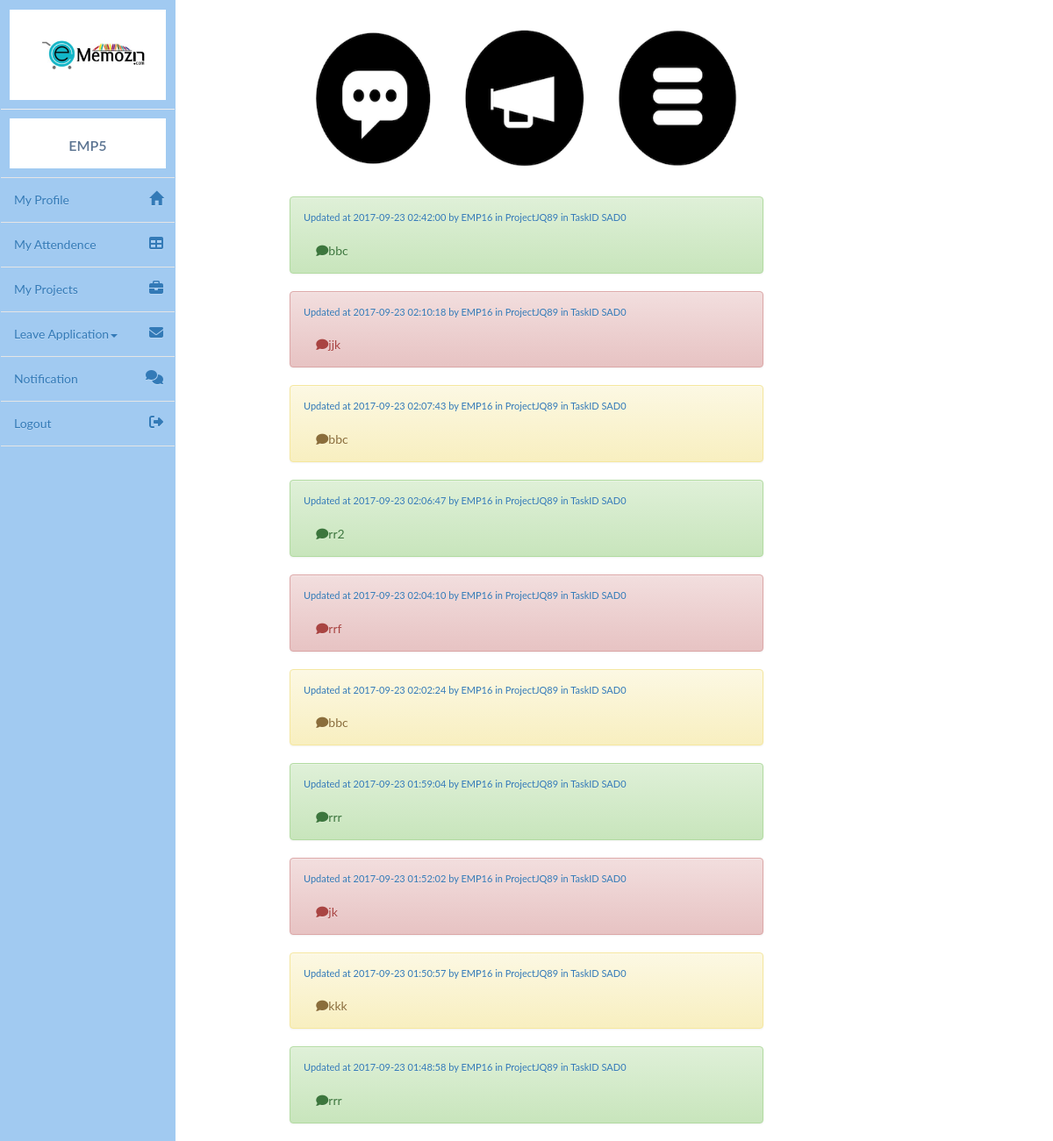
Screenshot of /scripts/notification.php (signed in) with the database file from the repository.
### tables this page shows
CREATE TABLE `remark_history` (
  `pid` varchar(50) NOT NULL,
  `taskid` varchar(50) NOT NULL,
  `remark` text NOT NULL,
  `date` date NOT NULL,
  `time` time NOT NULL,
  `remark_by` varchar(100) NOT NULL
);

### scripts/notification.php (the view, shortened to what this page needs)
<?php
include_once 'sidebar.php';
include_once 'sqlconnect.php';
include 'head_info.php';
$a=count($_SESSION['pid']);
$st="";
$p=$_SESSION['pid'];
$t=$_SESSION['tid'];
for($i=0;$i<$a;$i++)
{
	$st.="(pid='".$p[$i]."' and taskid ='".$t[$i]."') or";
}
$st=substr($st,0,-3);
$query="select pid,taskid,remark,date,time,remark_by from remark_history where (".$st.") and remark_by!='".$_SESSION['uid']."' ORDER BY date DESC, time DESC LIMIT 10" ;
echo '<div class="container"><div class="col-md-6 col-md-offset-3"> <img class="image-responsive" src="images/notig.png" width=100% height=28%/></div> <div class="col-md-6 col-md-offset-3">';
$color=0;
$code="success";
if($query_run=mysqli_query($c,$query))
		{
			while($result=mysqli_fetch_assoc($query_run))
			{
				$pid=$result['pid'];
				$taskid=$result['taskid'];
				$remark=$result['remark'];
				$date=$result['date'];
				$time=$result['time'];
				$by=$result['remark_by'];
				echo   '<div class="alert alert-'.$code.'">
                           <p class="text-success" style="font-size:11px;">
                                    <a href="myprojects?pid='.$pid.'&tid='.$taskid.'">     Updated at '.$date.' '.$time.' by '.$by.' in Project'.$pid.'  in TaskID '.$taskid.'</a></p> <br>&nbsp; &nbsp;
                           <i class="fa fa-comment" aria-hidden="true"></i>'.$remark.'
                       </div>';
                          $color=$color+1;
                  if($color==0)
                    $code="info";
                  else if($color==1)
                        $code="danger";
                  else if($color==2)
                        $code="warning";
                  else{
                       $code="success";
                       $color=0;
                  }
			}
   echo "</div></div>";
		}
else
	echo mysqli_error($c);
?>

### scripts/sidebar.php (shortened to what this page needs)
<nav class="navbar navbar-primary sidebar" id="navvbbar" role="navigation" style="background-color:#A1CAF1;z-index:100000;">
    <div class="container-fluid" style="color:#000000;background-color:#A1CAF1;">
		<div class="collapse navbar-collapse" id="bs-sidebar-navbar-collapse-1">
                         <div class="company_logo">
               <center>
                        <img src="images/memozin.jpg" class="img-responsive">
               </center>
         </div>
                <div class="user_info">
				<div class="profile-usertitle">
					<div class="profile-usertitle-name">
						<?php echo $_SESSION['uid']; ?>
					</div>
                </div>
        </div>
			<ul class="nav navbar-nav">
			<li class="active"><a href="user_profile">My Profile<span style="font-size:16px;" class="pull-right hidden-xs showopacity glyphicon glyphicon-home"></span></a></li>
			<?php
			   if($_SESSION['uid']=='sadmin' || $_SESSION['uid']=='admin'){
			  echo '
				<li class="active"><a href="adminpanel">Home<span style="font-size:16px;" class="pull-right hidden-xs showopacity glyphicon glyphicon-home"></span></a></li>
				<li ><a href="empdetail">Employee Detail<span style="font-size:16px;" class="pull-right hidden-xs showopacity glyphicon glyphicon-user"></span></a></li>
				<li ><a href="salarydetails">Salary Detail<span style="font-size:16px;" class="pull-right hidden-xs showopacity glyphicon glyphicon-envelope"></span></a></li>
				  <li class="active"><a href="my_attendence">My Attendence<span style="font-size:16px;" class="pull-right hidden-xs showopacity fa fa-table"></span></a></li>
			    <li><a href="myprojects">My Projects<span style="font-size:16px;" class="pull-right hidden-xs showopacity fa fa-briefcase"></span></a></li>
				<li class="active"><a href="EmpAssmt">Employee Assessment<span style="font-size:16px;" class="pull-right hidden-xs showopacity fa fa-user"></span></a></li>
			    <li class="dropdown">
			    <a href="#" class="dropdown-toggle" data-toggle="dropdown">Leave Application<span class="caret"></span><span style="font-size:16px;" class="pull-right hidden-xs showopacity fa fa-envelope"></span></a>
               <ul class="dropdown-menu forAnimate" role="menu">
            <li class="divider"></li>
            <li><a href="LeaveApp">Apply</a></li>
            <li class="divider"></li>
            <li><a href="LeaveStatusSADM">Status</a></li>
			<li class="divider"></li>
            <li><a href="unplannedsadmin">UNPLANNED LEAVE</a></li>
            <li class="divider"></li>
            <li><a href="LeaveNotify">Leave Notification</a></li>
          </ul>
          </li>';
               }
               else {
               	echo '
			    <li class="active"><a href="my_attendence">My Attendence<span style="font-size:16px;" class="pull-right hidden-xs showopacity fa fa-table"></span></a></li>
			    <li><a href="myprojects">My Projects<span style="font-size:16px;" class="pull-right hidden-xs showopacity fa fa-briefcase"></span></a></li>
			    <li class="dropdown">
			    <a href="#" class="dropdown-toggle" data-toggle="dropdown">Leave Application<span class="caret"></span><span style="font-size:16px;" class="pull-right hidden-xs showopacity fa fa-envelope"></span></a>
               <ul class="dropdown-menu forAnimate" role="menu">
            <li class="divider"></li>
            <li><a href="LeaveApp">Apply</a></li>
            <li class="divider"></li>
            <li><a href="LeaveStatus">Status</a></li>
            <li class="divider"></li>
            <li><a href="LeaveNotify">Leave Notification</a></li>
          </ul>
          </li>
                  '
                   ;
               }
echo '<li><a href="#myModal1" class="zz2" data-toggle="modal">Notification<span style="font-size:16px;" class="pull-right hidden-xs showopacity"> <i class="fa fa-comments zzz" aria-hidden="true"></i>
                                     </span></a></li>';
		       ?>
				<li><a href="logout">Logout<span style="font-size:16px;" class="pull-right hidden-xs showopacity"> <i class="fa fa-sign-out" aria-hidden="true"></i>
                                     </span></a></li>
			</ul>
		</div>
	</div>
</nav>

### scripts/head_info.php (shortened to what this page needs)
 <link rel="stylesheet" href="//code.jquery.com/ui/1.12.1/themes/base/jquery-ui.css">
  <link rel="stylesheet" href="/resources/demos/style.css">
<link rel="stylesheet" href="https://maxcdn.bootstrapcdn.com/bootstrap/3.3.7/css/bootstrap.min.css">
<link rel="stylesheet" href="https://maxcdn.bootstrapcdn.com/bootstrap/3.3.7/css/bootstrap-theme.min.css">

### scripts/sidebar.php (style rules this page uses)
nav.sidebar, .main { -webkit-transition: margin 200ms ease-out; -moz-transition: margin 200ms ease-out; -o-transition: margin 200ms ease-out; transition: margin 200ms ease-out; }
@media (min-width: 765px) { nav.sidebar a { padding-right: 13px; } }
@media (min-width: 765px) { nav.sidebar .navbar-nav > li:first-child { border-top: 1px #e5e5e5 solid; } }
@media (min-width: 765px) { nav.sidebar .navbar-nav > li { border-bottom: 1px #e5e5e5 solid; } }
@media (min-width: 765px) { nav.sidebar .navbar-collapse, nav.sidebar .container-fluid { padding: 0 0px 0 0px; } }
@media (min-width: 765px) { nav.sidebar { width: 200px; height: 100%; margin-left: -160px; float: left; margin-bottom: 0px; } }
@media (min-width: 765px) { nav.sidebar li { width: 100%; } }
@media (min-width: 765px) { #navvbbar { position:absolute; } }
.profile-usertitle { text-align: center; margin-top: 20px; }
.profile-usertitle-name { color: #5a7391; font-size: 16px; font-weight: 600; margin-bottom: 7px; }
.company_logo { padding:20px 20px 20px 33px; border-style: solid; background-color:#FFFFFF; border-width:10px; border-color:#A1CAF1; }
.user_info { border-style: solid; background-color:#FFFFFF; border-width:10px; border-color:#A1CAF1; }

### scripts/head_info.php (style rules this page uses)
nav.sidebar.navbar { border-radius: 0px; }
nav.sidebar, .main { -webkit-transition: margin 200ms ease-out; -moz-transition: margin 200ms ease-out; -o-transition: margin 200ms ease-out; transition: margin 200ms ease-out; }
@media (min-width: 768px) { nav.sidebar a { padding-right: 13px; } }
@media (min-width: 768px) { nav.sidebar .navbar-nav > li:first-child { border-top: 1px #e5e5e5 solid; } }
@media (min-width: 768px) { nav.sidebar .navbar-nav > li { border-bottom: 1px #e5e5e5 solid; } }
@media (min-width: 768px) { nav.sidebar .navbar-collapse, nav.sidebar .container-fluid { padding: 0 0px 0 0px; } }
@media (min-width: 768px) { nav.sidebar { width: 200px; height: 100%; margin-left: -160px; float: left; z-index: 8000; margin-bottom: 0px; } }
@media (min-width: 768px) { nav.sidebar li { width: 100%; } }

### rows the page displays
remark_history: date "2017-09-23", time "02:42:00", remark_by "EMP16", pid "JQ89", taskid "SAD0", remark "bbc"
remark_history: date "2017-09-23", time "02:10:18", remark_by "EMP16", pid "JQ89", taskid "SAD0", remark "jjk"
remark_history: date "2017-09-23", time "02:07:43", remark_by "EMP16", pid "JQ89", taskid "SAD0", remark "bbc"
remark_history: date "2017-09-23", time "02:06:47", remark_by "EMP16", pid "JQ89", taskid "SAD0", remark "rr2"
remark_history: date "2017-09-23", time "02:04:10", remark_by "EMP16", pid "JQ89", taskid "SAD0", remark "rrf"
remark_history: date "2017-09-23", time "02:02:24", remark_by "EMP16", pid "JQ89", taskid "SAD0", remark "bbc"
remark_history: date "2017-09-23", time "01:59:04", remark_by "EMP16", pid "JQ89", taskid "SAD0", remark "rrr"
remark_history: date "2017-09-23", time "01:52:02", remark_by "EMP16", pid "JQ89", taskid "SAD0", remark "jk"
remark_history: date "2017-09-23", time "01:50:57", remark_by "EMP16", pid "JQ89", taskid "SAD0", remark "kkk"
remark_history: date "2017-09-23", time "01:48:58", remark_by "EMP16", pid "JQ89", taskid "SAD0", remark "rrr"

### other values shown
$_SESSION['uid'] "EMP5"
